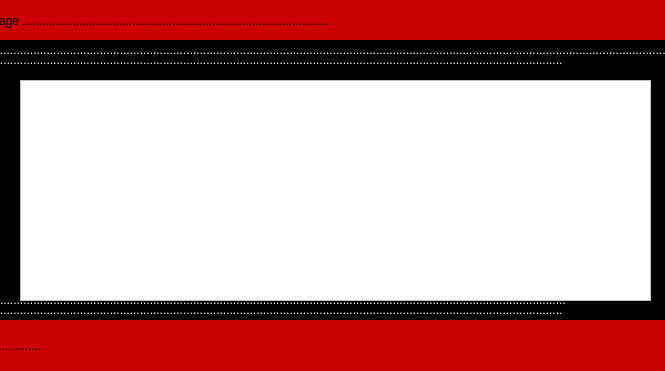
<?xml version="1.0" encoding="UTF-8"?>
<ui version="4.0">
 <class>purchasehistorypage</class>
 <widget class="QWidget" name="purchasehistorypage">
  <property name="geometry">
   <rect>
    <x>0</x>
    <y>0</y>
    <width>665</width>
    <height>371</height>
   </rect>
  </property>
  <property name="windowTitle">
   <string>Form</string>
  </property>
  <property name="styleSheet">
   <string notr="true">background-color: rgb(0, 0, 0);</string>
  </property>
  <widget class="QLabel" name="label_8">
   <property name="geometry">
    <rect>
     <x>-10</x>
     <y>300</y>
     <width>781</width>
     <height>20</height>
    </rect>
   </property>
   <property name="styleSheet">
    <string notr="true">color: rgb(255, 255, 255);</string>
   </property>
   <property name="text">
    <string>............................................................................................................................................................................</string>
   </property>
  </widget>
  <widget class="QLabel" name="label_3">
   <property name="geometry">
    <rect>
     <x>-200</x>
     <y>0</y>
     <width>1431</width>
     <height>41</height>
    </rect>
   </property>
   <property name="styleSheet">
    <string notr="true">font: 81 18pt &quot;Rockwell Extra Bold&quot;;
background-color: rgb(204, 0, 0);</string>
   </property>
   <property name="text">
    <string>............................ Purchase History Page ............................................................................................</string>
   </property>
  </widget>
  <widget class="QLabel" name="label_5">
   <property name="geometry">
    <rect>
     <x>0</x>
     <y>290</y>
     <width>731</width>
     <height>20</height>
    </rect>
   </property>
   <property name="styleSheet">
    <string notr="true">color: rgb(255, 255, 255);</string>
   </property>
   <property name="text">
    <string>..........................................................................................................................................................................</string>
   </property>
  </widget>
  <widget class="QLabel" name="label_4">
   <property name="geometry">
    <rect>
     <x>-30</x>
     <y>50</y>
     <width>711</width>
     <height>20</height>
    </rect>
   </property>
   <property name="styleSheet">
    <string notr="true">color: rgb(255, 255, 255);</string>
   </property>
   <property name="text">
    <string>..................................................................................................................................................................................</string>
   </property>
  </widget>
  <widget class="QLabel" name="label_7">
   <property name="geometry">
    <rect>
     <x>-20</x>
     <y>40</y>
     <width>801</width>
     <height>20</height>
    </rect>
   </property>
   <property name="styleSheet">
    <string notr="true">color: rgb(255, 255, 255);</string>
   </property>
   <property name="text">
    <string>....................................................................................................................................................................................................................</string>
   </property>
  </widget>
  <widget class="QLabel" name="label_2">
   <property name="geometry">
    <rect>
     <x>-350</x>
     <y>320</y>
     <width>1111</width>
     <height>51</height>
    </rect>
   </property>
   <property name="styleSheet">
    <string notr="true">font: 81 18pt &quot;Rockwell Extra Bold&quot;;
background-color: rgb(204, 0, 0);
</string>
   </property>
   <property name="text">
    <string>                            ............................. Cinema Iran  ......................................</string>
   </property>
  </widget>
  <widget class="QTextBrowser" name="purchasetextbrowser">
   <property name="geometry">
    <rect>
     <x>20</x>
     <y>80</y>
     <width>631</width>
     <height>221</height>
    </rect>
   </property>
   <property name="styleSheet">
    <string notr="true">background-color: rgb(255, 255, 255);</string>
   </property>
  </widget>
 </widget>
 <resources/>
 <connections/>
</ui>
